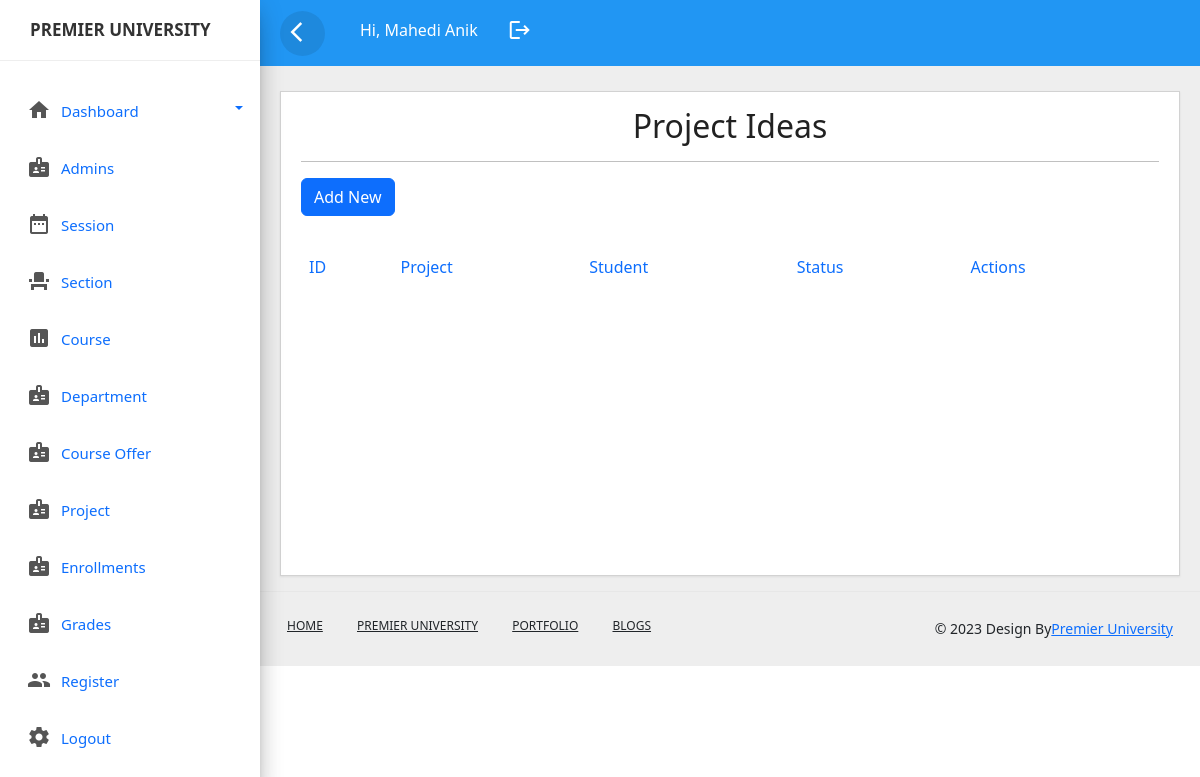
Page /project.php (signed in) on the earlier database version.
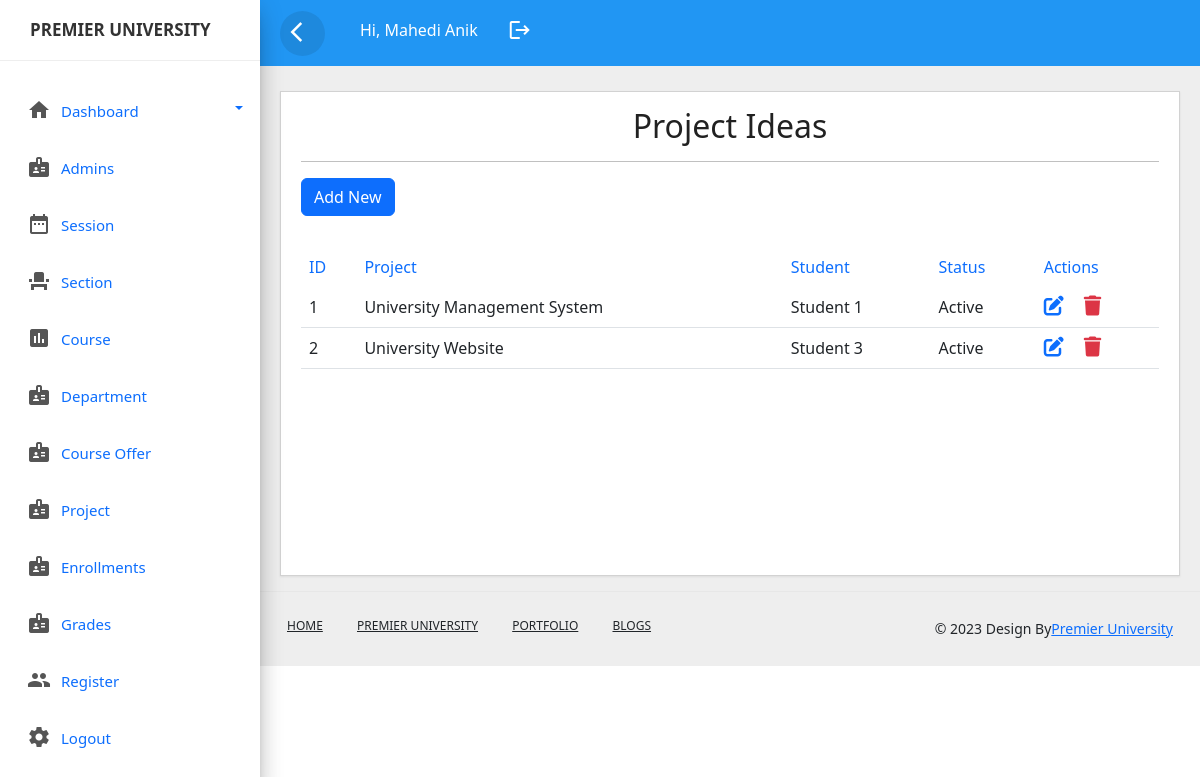
Same page on the later database version.
### tables this page shows
CREATE TABLE `projectidea` (
  `projectideaid` int(11) NOT NULL,
  `project` varchar(200) NOT NULL,
  `studentid` int(11) NOT NULL,
  `status` varchar(10) NOT NULL
);

CREATE TABLE `users` (
  `id` int(11) NOT NULL,
  `name` varchar(100) NOT NULL,
  `username` varchar(100) NOT NULL,
  `password` varchar(100) NOT NULL,
  `role` varchar(100) NOT NULL,
  `created` timestamp NOT NULL DEFAULT current_timestamp() ON UPDATE current_timestamp(),
  `email` varchar(100) NOT NULL,
  `mobile` varchar(100) NOT NULL
);

### project.php (the view, shortened to what this page needs)
<?php include_once('header.php');?>
<?php include_once('sidebar.php');?>
<?php include_once('top-header.php');?>
<!DOCTYPE html>
<html lang="en">
<head>
	<link rel="stylesheet" href="css/style.css">
 <link href="https://cdn.jsdelivr.net/npm/bootstrap@5.2.3/dist/css/bootstrap.min.css" rel="stylesheet">
 <link rel="stylesheet" href="https://cdnjs.cloudflare.com/ajax/libs/font-awesome/6.4.0/css/all.min.css" />
</head>
<body>
	<div class="main-content">
		<div class="row">
			<div class="col-lg-12 col-md-12">
				<div class="card" style="min-height:485px">
					<div class="card-header card-header-text">
						<h2 class="card-title" style="text-align: center;">Project Ideas</h2>
						<hr>
						<a href="add_project.php" class="btn btn-primary mb-3">Add New</a>
					</div>
					<div class="card-content table-responsive">
						<table class="table table-hover">
							<thead class="text-primary">
								<tr><th>ID</th>
									<th>Project</th>
									<th>Student</th>
									<th>Status</th>
									<th>Actions</th>
								</tr>
							</thead>
							<tbody>
								<?php
									@include 'config.php';
									$query=mysqli_query($conn,"SELECT * from projectidea LEFT JOIN users on projectidea.studentid=users.id ");
									while($row=mysqli_fetch_array($query)){
									?>
									<tr>
										<td><?php echo ucwords($row['projectideaid']); ?></td>
										<td><?php echo ucwords($row['project']); ?></td>
										<td><?php echo ucwords($row['name']); ?></td>
										<td><?php echo ucwords($row['status']); ?></td>
										<td>
											 <a href="edit_project.php?id=<?php echo $row['projectideaid'] ?>&userid=<?php echo $row['studentid'] ?>&status=<?php echo $row['status'] ?>" ><i class="fa-solid fa-pen-to-square fs-5 me-3"></i></a>
             <a href="delete_project.php?id=<?php echo $row['projectideaid'] ?>" class="link-danger"><i class="fa-solid fa-trash fs-5"></i></a>
										</td>
									</tr>
									<?php
									}
								?>
							</tbody>
						</table>
					</div>
				</div>
			</div>
		</div>
	</div>
		</body>
		<?php include_once('footer.php');?>
		</html>

Differences in the rows shown:
added projectidea: projectideaid "1", project "University Management System", users.name "Student 1", status "Active"
added projectidea: projectideaid "2", project "University Website", users.name "Student 3", status "Active"
